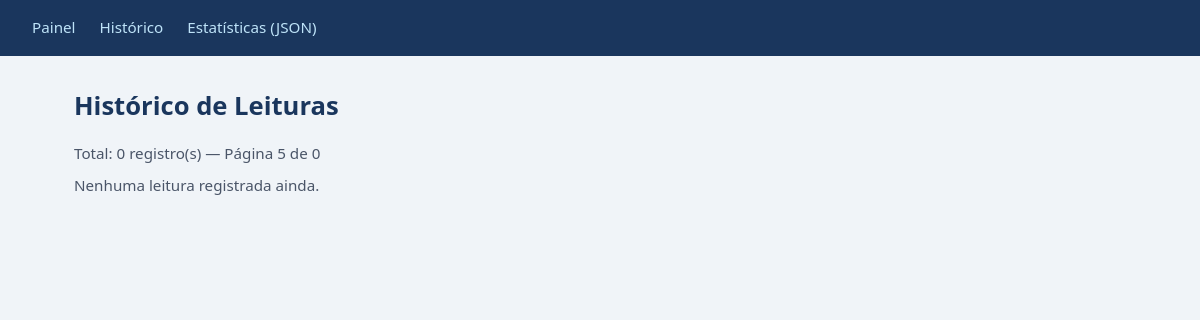
The app's page /leituras?pagina=5&limite=20, older data.
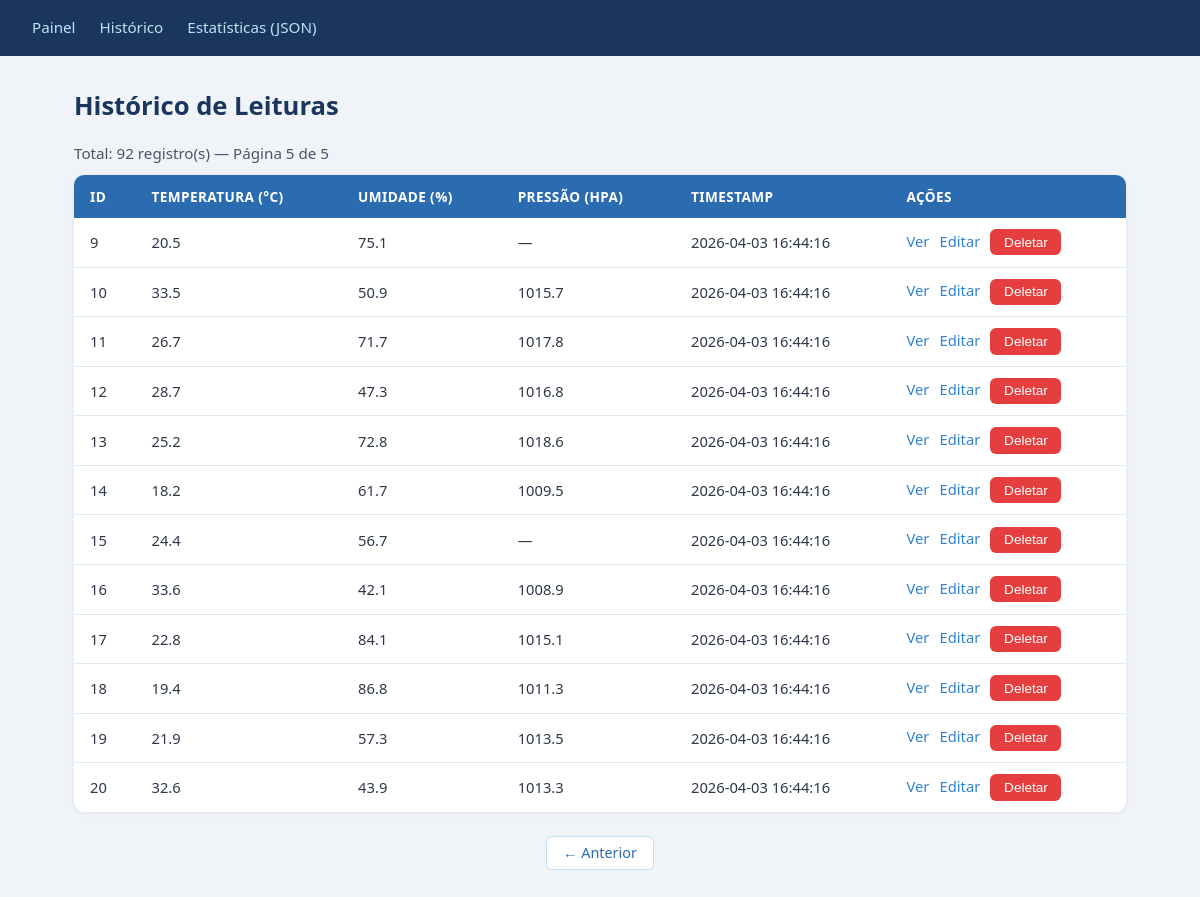
The same page, newer data.
### tables this page shows
CREATE TABLE leituras (
    id INTEGER PRIMARY KEY AUTOINCREMENT,
    temperatura REAL NOT NULL,
    umidade REAL NOT NULL,
    pressao REAL,
    timestamp DATETIME DEFAULT (datetime('now','localtime'))
, distancia REAL);

### app.py (the view, shortened to what this page needs)
@app.route("/leituras", methods=["GET"])
def listar():
    try:
        limite = int(request.args.get("limite", 20))
        pagina = int(request.args.get("pagina", 1))
    except ValueError:
        abort(400, "Parâmetros de paginação inválidos.")
    limite = max(1, min(limite, 100))
    pagina = max(1, pagina)
    offset = (pagina - 1) * limite
    conn = get_db_connection()
    try:
        total = conn.execute("SELECT COUNT(*) FROM leituras").fetchone()[0]
        rows = conn.execute(
            "SELECT * FROM leituras ORDER BY timestamp DESC LIMIT ? OFFSET ?",
            (limite, offset),
        ).fetchall()
    finally:
        conn.close()
    leituras = [dict(r) for r in rows]
    paginas = (total + limite - 1) // limite
    return render_template(
        "historico.html",
        leituras=leituras,
        pagina=pagina,
        paginas=paginas,
        limite=limite,
        total=total,
    )

### app.py (called while the page is built)
def _quer_json():
    return (
        request.args.get("formato") == "json"
        or request.accept_mimetypes.best == "application/json"
    )

### database.py (called while the page is built)
def get_db_connection():
    conn = sqlite3.connect(DB_PATH, timeout=10)
    conn.execute("PRAGMA journal_mode=WAL")
    conn.execute("PRAGMA busy_timeout=5000")  # espera até 5s antes de lançar OperationalError
    conn.row_factory = sqlite3.Row
    return conn

### templates/historico.html (shortened to what this page needs)
{% extends "base.html" %}
{% block content %}
<h1>Histórico de Leituras</h1>
<p>Total: {{ total }} registro(s) &mdash; Página {{ pagina }} de {{ paginas }}</p>
{% if leituras %}
<table>
  <thead>
    <tr>
      <th>ID</th>
      <th>Temperatura (°C)</th>
      <th>Umidade (%)</th>
      <th>Pressão (hPa)</th>
      <th>Timestamp</th>
      <th>Ações</th>
    </tr>
  </thead>
  <tbody>
    {% for l in leituras %}
    <tr>
      <td>{{ l.id }}</td>
      <td>{{ l.temperatura }}</td>
      <td>{{ l.umidade }}</td>
      <td>{{ l.pressao if l.pressao is not none else '—' }}</td>
      <td>{{ l.timestamp }}</td>
      <td>
        <a href="/leituras/{{ l.id }}">Ver</a>
        <a href="/leituras/{{ l.id }}/editar">Editar</a>
        <button data-id="{{ l.id }}" onclick="deletar(this.dataset.id)">Deletar</button>
      </td>
    </tr>
    {% endfor %}
  </tbody>
</table>
<div class="paginacao">
  {% if pagina > 1 %}
    <a href="/leituras?pagina={{ pagina - 1 }}&limite={{ limite }}">&#8592; Anterior</a>
  {% endif %}
</div>
{% else %}
  <p>Nenhuma leitura registrada ainda.</p>
{% endif %}
{% endblock %}

Row changes from the older to the newer data that the page shows:
added leituras: id "9", temperatura "20.5", umidade "75.1", pressao "—", timestamp "2026-04-03 16:44:16"
added leituras: id "10", temperatura "33.5", umidade "50.9", pressao "1015.7", timestamp "2026-04-03 16:44:16"
added leituras: id "11", temperatura "26.7", umidade "71.7", pressao "1017.8", timestamp "2026-04-03 16:44:16"
added leituras: id "12", temperatura "28.7", umidade "47.3", pressao "1016.8", timestamp "2026-04-03 16:44:16"
added leituras: id "13", temperatura "25.2", umidade "72.8", pressao "1018.6", timestamp "2026-04-03 16:44:16"
added leituras: id "14", temperatura "18.2", umidade "61.7", pressao "1009.5", timestamp "2026-04-03 16:44:16"
added leituras: id "15", temperatura "24.4", umidade "56.7", pressao "—", timestamp "2026-04-03 16:44:16"
added leituras: id "16", temperatura "33.6", umidade "42.1", pressao "1008.9", timestamp "2026-04-03 16:44:16"
added leituras: id "17", temperatura "22.8", umidade "84.1", pressao "1015.1", timestamp "2026-04-03 16:44:16"
added leituras: id "18", temperatura "19.4", umidade "86.8", pressao "1011.3", timestamp "2026-04-03 16:44:16"
added leituras: id "19", temperatura "21.9", umidade "57.3", pressao "1013.5", timestamp "2026-04-03 16:44:16"
added leituras: id "20", temperatura "32.6", umidade "43.9", pressao "1013.3", timestamp "2026-04-03 16:44:16"
Text that changed along with them:
{{ total }}: "0" → "92"
{{ paginas }}: "0" → "5"
text no longer shown: "Nenhuma leitura registrada ainda."
text now shown: "ID TEMPERATURA (°C) UMIDADE (%) PRESSÃO (HPA) TIMESTAMP AÇÕES ← Anterior"
